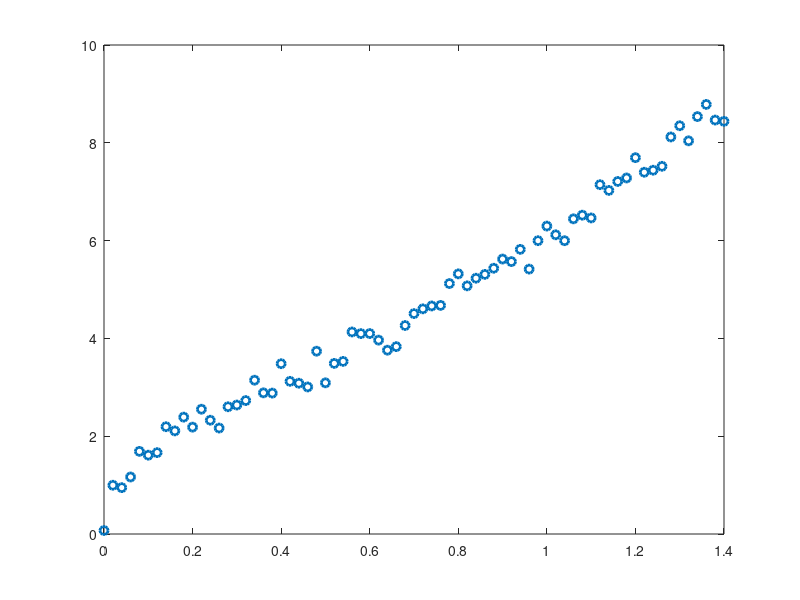

Write the MATLAB code that produced this figure. (Note: this script raises an error after producing the figure.)
clear all;
clc;
close all;

% num = xlsread("data5.xlsx");
num = [
0 0.071435;
0.02 0.997483;
0.04 0.947974;
0.06 1.16597;
0.08 1.69012;
0.1 1.61216;
0.12 1.66428;
0.14 2.19399;
0.16 2.10857;
0.18 2.39021;
0.2 2.18536;
0.22 2.55174;
0.24 2.3269;
0.26 2.16697;
0.28 2.60211;
0.3 2.63762;
0.32 2.72893;
0.34 3.14533;
0.36 2.88681;
0.38 2.88163;
0.4 3.48239;
0.42 3.12217;
0.44 3.08376;
0.46 3.00735;
0.48 3.73846;
0.5 3.0917;
0.52 3.48876;
0.54 3.52988;
0.56 4.13182;
0.58 4.0979;
0.6 4.09893;
0.62 3.96472;
0.64 3.75902;
0.66 3.83157;
0.68 4.26378;
0.7 4.50726;
0.72 4.6045;
0.74 4.66349;
0.76 4.67492;
0.78 5.12179;
0.8 5.32;
0.82 5.07479;
0.84 5.23086;
0.86 5.30943;
0.88 5.43473;
0.9 5.62277;
0.92 5.5708;
0.94 5.82105;
0.96 5.41735;
0.98 5.9983;
1 6.29733;
1.02 6.11881;
1.04 5.99776;
1.06 6.44528;
1.08 6.52003;
1.1 6.46342;
1.12 7.14347;
1.14 7.02646;
1.16 7.20932;
1.18 7.28088;
1.2 7.69599;
1.22 7.39808;
1.24 7.43941;
1.26 7.5197;
1.28 8.11954;
1.3 8.34869;
1.32 8.04049;
1.34 8.5362;
1.36 8.78495;
1.38 8.46521;
1.4 8.43894;
    ]
y_actual = num(:,2);
x_data = num(:,1);

a = 1.0;
b = 1.0;
c = 1.0;
d = 1.0;
h = 1.0;

lambda = 0.1;
lambda_l = 1e-12;
lambda_h = 1e+12;
lambda_s = lambda;
tune_p = 5;
nite = 10000;
pas = zeros(nite,4);
tol = 1e-6;

param(1,1) = a;
param(2,1) = b;
param(3,1) = c;
param(4,1) = d;

out = struct('alpha',0,'params',0,'total_iterations',0,'nparam',0,'SST',0,'SSR',0,'SSE',0,'R_square',0, 'SE_params',0,'covmat',0, 'final_lambda',0, 'MSE',0, 'R_square_adjusted',0, 'fcal',0, 'reg_DOF',0, 'fpvalue',0, 'errDOF',0, 'H0_f',0, 'tstat',0, 'tpvalues',0, 'H0_params',0, 'RMSE',0,'totDOF',0, 'paramerror',0, 'stderror',0);
out.nparam = 4;
delx = 0.02;
delp = 1e-6;
initx = 0.0;
inity = 0.0;
maxx = 1.98;
stat =1;
alpha1 = 0.0423286;
out.alpha = alpha1;
dof = 101-1-1;
out.totDOF = dof;
out.reg_DOF = 1;
out.errDOF = dof;

diffa = @(a,b,c,d,delx,maxx,delp) ((expy(a+delp,b,c,d,delx,maxx) - expy(a,b,c,d,delx,maxx))/delp);
diffb = @(a,b,c,d,delx,maxx,delp) ((expy(a,b+delp,c,d,delx,maxx) - expy(a,b,c,d,delx,maxx))/delp);
diffc = @(a,b,c,d,delx,maxx,delp) ((expy(a,b,c+delp,d,delx,maxx) - expy(a,b,c,d,delx,maxx))/delp);
diffd = @(a,b,c,d,delx,maxx,delp) ((expy(a,b,c,d+delp,delx,maxx) - expy(a,b,c,d,delx,maxx))/delp);

plot(x_data,y_actual,'o', 'LineWidth',2); hold on;

for w=1:nite
    if stat == 1
        jmat = [diffa(param(1,1),param(2,1),param(3,1),param(4,1),delx,maxx,delp) diffb(param(1,1),param(2,1),param(3,1),param(4,1),delx,maxx,delp) diffc(param(1,1),param(2,1),param(3,1),param(4,1),delx,maxx,delp) diffd(param(1,1),param(2,1),param(3,1),param(4,1),delx,maxx,delp) ];
        jtjm = jmat'*jmat;
        dy = y_actual - expy(param(1,1),param(2,1),param(3,1),param(4,1),delx,maxx);
%       dy(:,1) = y_actual - expy(param(1,1),param(2,1),param(3,1),param(4,1),param(5,1),delx,maxx) ;
        if lambda_s ~=0
            if w == 1, chia = sum(dy.^2); end
        else
            chia = sum(dy.^2);
        end
    end
    pas(w,:) = param(:,1);
    if lambda_s ~=0
        for i=1:length(jtjm), jtjm(i,i) = jtjm(i,i) + jtjm(i,i)*lambda; end
    else
        for i=1:length(jtjm), jtjm(i,i) = jtjm(i,i) + 0; end
    end
    
    ijtjm = jtjm^-1;
    dyn = y_actual - expy(param(1,1),param(2,1),param(3,1),param(4,1),delx,maxx);
    nparam = param + ijtjm * jmat'*dyn;
    dym = y_actual - expy(nparam(1,1),nparam(2,1),nparam(3,1),nparam(4,1),delx,maxx);
    chib = sum(dym.^2);
    if((abs(chia-chib)<tol) || w == nite)
        param = nparam;
        SSE = chib; SST = sum(y_actual.^2) - (sum(y_actual))^2/length(y_actual);
        SSEr = SSE/dof; RMSE = sqrt(SSEr);
        SSTr = SST/100;
        rsquare = 1 - SSE/SST;
        rsqadjust = 1 - (100/dof)*(1-rsquare);
        cov_mat = ijtjm * SSEr;
        param_err = zeros(4,2);
        param_err(:,1) = param - abs(tinv(alpha1/2,dof)) * sqrt(diag(cov_mat));
        param_err(:,2) = param + abs(tinv(alpha1/2,dof)) * sqrt(diag(cov_mat));
        out.paramerror = (abs(tinv(alpha1/2,dof))*sqrt(diag(cov_mat)));
        out.SE_params = param_err;
        disp(['param (a,b,c,d), ' 'param_low, ' 'param_high']);
        disp([param param_err]);
        disp(['Total iterations, ' 'SSE, ' 'RMSE, ' 'rsquare, ' 'rsqadjusted, ' 'lambda ']);
        disp([w SSE RMSE rsquare rsqadjust lambda]);
        out.params = param;
        out.stderror = sqrt(diag(cov_mat));
        out.SSE = SSE; out.SST = SST; out.covmat = cov_mat;
        out.SSR = out.SST - out.SSE;
%         out.SSRr = out.SSR/
        out.final_lambda = lambda;
        out.R_square = rsquare;
        out.MSE = SSEr;
        out.R_squate_adjusted = rsqadjust;
        out.fcal = (out.SSR*99)/(SSE);
        out.fpvalue = fpval(out.fcal,out.reg_DOF,out.errDOF);
        if out.fpvalue < alpha1
            out.H0_f = 1;
        else
            out.H0_f = 0;
        end
        out.tstat = param.*sqrt(diag(cov_mat)).^-1;
        out.tpvalues = zeros(length(out.tstat),1);
        for q=1:length(out.tstat)
            out.tpvalues(q) = tpval(out.tstat(q),out.errDOF);
            if out.tpvalues < alpha1
                out.H0_params(q) = 1;
            end
        end
        out.RMSE = RMSE;
        break  
    end
    
    if lambda_s ~=0
        if chib < chia
            if lambda/tune_p >=lambda_l 
                lambda = lambda/tune_p; 
            end
            param = nparam;
            chia = chib;
            stat = 1;
        else
            if lambda*tune_p <=lambda_h 
                lambda = lambda*tune_p; 
            end
            stat = 0;
        end
    else
        param = nparam;
    end
            
end
disp(out);

y_cal = expy(param(1,1),param(2,1),param(3,1),param(4,1),delx,maxx);
plot(x_data, y_cal,'LineWidth',2); hold off;
xlabel('X'); ylabel('Y = f(x)');
legend('data','NLS Fit');
gx = gca;
gx.LineWidth = 2;
gx.FontSize = 20;
% pasb = pas(1:w,:);


function pval = fpval(f, adof, bdof)
    if f < 1
       pval = fcdf(f,adof,bdof);
    else
        pval = fcdf(1/f,bdof,adof);
    end
end

function rpval = tpval(t, v)
rpval = betainc(v/(v+t^2),v/2,0.5);
end